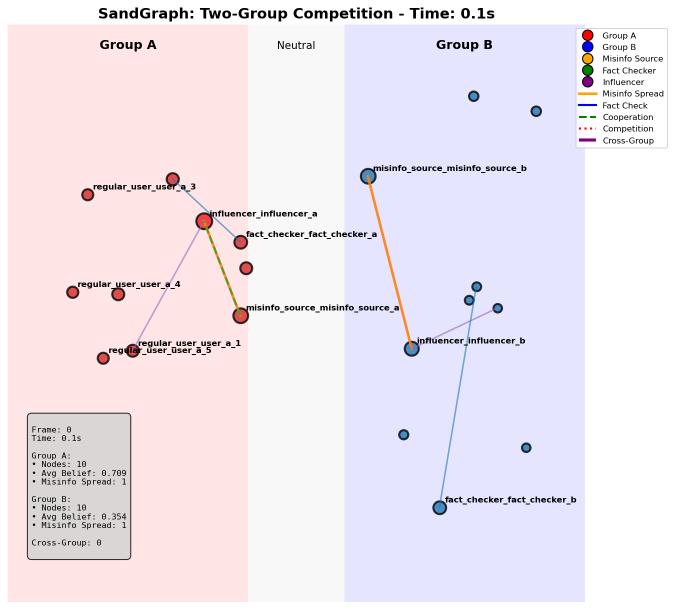
#> input picture visualization_outputs/timesteps/timestep_0000.png, 1349 x 1219 px (shown at 1/2 size); its folder holds 4 pictures in this run
$ python create_animation_gif.py
#> lines starting #> are read from the running program, lines starting #| are printed output that depends on the picture
#!/usr/bin/env python3
"""
Create Animation GIF

从保存的时间步PNG图像创建GIF动画
"""

import os
import glob
from pathlib import Path
import imageio
import numpy as np

def create_gif_from_timesteps():
    """从时间步图像创建GIF动画"""
    print("🎬 创建Sandbox-RL动态可视化GIF动画")
    print("=" * 50)

    # 检查时间步图像目录
    timesteps_dir = Path("visualization_outputs/timesteps")

    if not timesteps_dir.exists():
        print("❌ 时间步图像目录不存在")
        return

    # 获取所有时间步PNG文件
    png_files = sorted(timesteps_dir.glob("timestep_*.png"))

    if not png_files:
        print("❌ 没有找到时间步图像文件")
        return

    print(f"📁 找到 {len(png_files)} 个时间步图像")

    # 读取图像
    print("📖 读取图像文件...")
    images = []
    for png_file in png_files:
        try:
            image = imageio.imread(png_file)
#> image is the input picture: shape (1219, 1349, 4); mean R, G, B, A 238.2, 230, 238.6, 255
            images.append(image)
            print(f"  ✅ {png_file.name}")
        except Exception as e:
            print(f"  ❌ {png_file.name}: {e}")
#> pass 2 of the loop in create_gif_from_timesteps, `for png_file in png_files:`:
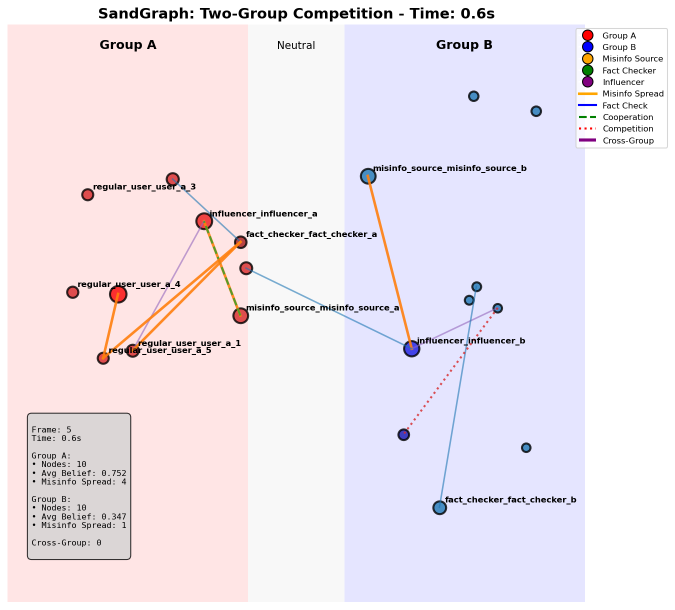
#> input picture visualization_outputs/timesteps/timestep_0005.png, 1349 x 1219 px (shown at 1/2 size)
#> in create_gif_from_timesteps, image is the input picture: shape (1219, 1349, 4); mean R, G, B, A 238.1, 229.7, 238, 255
#> pass 3 of the loop in create_gif_from_timesteps, `for png_file in png_files:`:
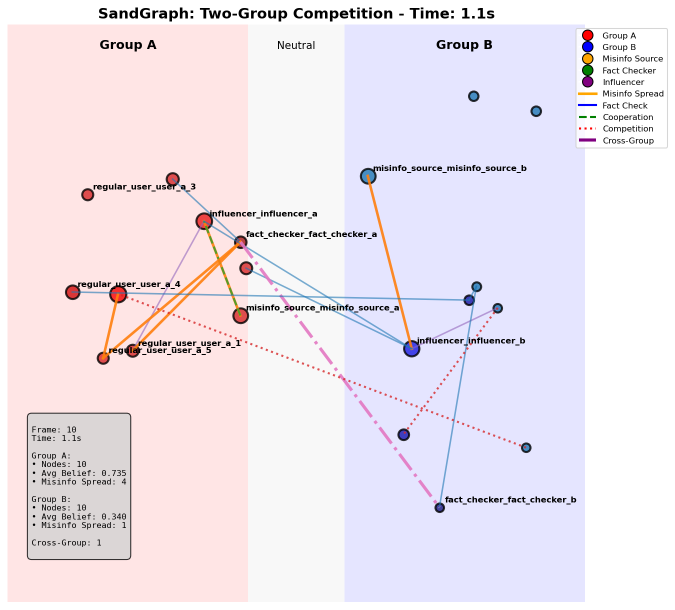
#> input picture visualization_outputs/timesteps/timestep_0010.png, 1349 x 1219 px (shown at 1/2 size)
#> in create_gif_from_timesteps, image is the input picture: shape (1219, 1349, 4); mean R, G, B, A 237.8, 229.2, 237.8, 255
#> the loop made 4 passes; the first 3 are shown

    if not images:
        print("❌ 没有成功读取任何图像")
        return

    # 创建GIF
    gif_path = "visualization_outputs/sandgraph_animation.gif"
    print(f"\n🎬 创建GIF动画: {gif_path}")
#| 🎬 创建GIF动画: visualization_outputs/sandgraph_animation.gif

    try:
        # 使用较慢的帧率以便观察变化
        imageio.mimsave(gif_path, images, fps=1.5, duration=0.67)

        # 获取文件大小
        file_size = Path(gif_path).stat().st_size / (1024 * 1024)
        print(f"✅ GIF创建成功! 文件大小: {file_size:.1f}MB")
        print(f"📊 动画信息:")
        print(f"  - 帧数: {len(images)}")
        print(f"  - 帧率: 1.5 FPS")
        print(f"  - 总时长: {len(images) / 1.5:.1f} 秒")
        print(f"  - 图像尺寸: {images[0].shape[1]}x{images[0].shape[0]}")

    except Exception as e:
        print(f"❌ 创建GIF失败: {e}")
        return

    print(f"\n🎯 GIF动画特性:")
    print("  • 无坐标轴显示")
    print("  • 动态颜色变化")
    print("  • 两组对抗传播")
    print("  • 实时统计信息")
    print("  • 边类型可视化")

    print(f"\n📱 查看GIF:")
    print(f"  open {gif_path}")
    print(f"  或在浏览器中打开: file://{os.path.abspath(gif_path)}")

def create_optimized_gif():
    """创建优化版本的GIF（更小文件大小）"""
    print("\n🔧 创建优化版本GIF...")

    timesteps_dir = Path("visualization_outputs/timesteps")
    png_files = sorted(timesteps_dir.glob("timestep_*.png"))

    if not png_files:
        return

    # 读取图像并调整大小
    images = []
    for png_file in png_files[:20]:  # 只取前20帧以减小文件大小
        try:
            image = imageio.imread(png_file)
            # 调整图像大小
            height, width = image.shape[:2]
#> height = 1219; width = 1349
            new_width = width // 2
#> new_width = 674
            new_height = height // 2
#> new_height = 609
            # 简单的下采样
            image_small = image[::2, ::2, :]
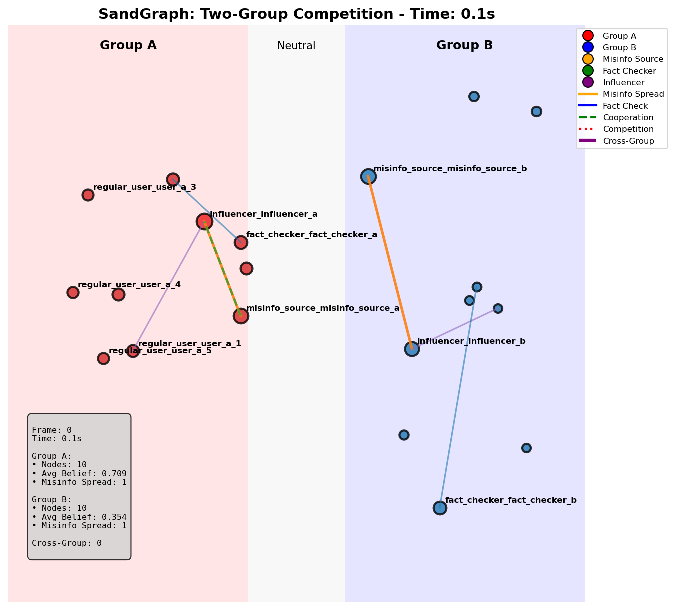
#> image_small: shape (610, 675, 4); mean R, G, B, A 238.3, 230.1, 238.6, 255
            images.append(image_small)
        except Exception as e:
            print(f"  ❌ 处理 {png_file.name}: {e}")
#> pass 2 of the loop in create_optimized_gif, `for png_file in png_files[:20]:`:
#> in create_optimized_gif, `image_small = image[::2, ::2, :]`:
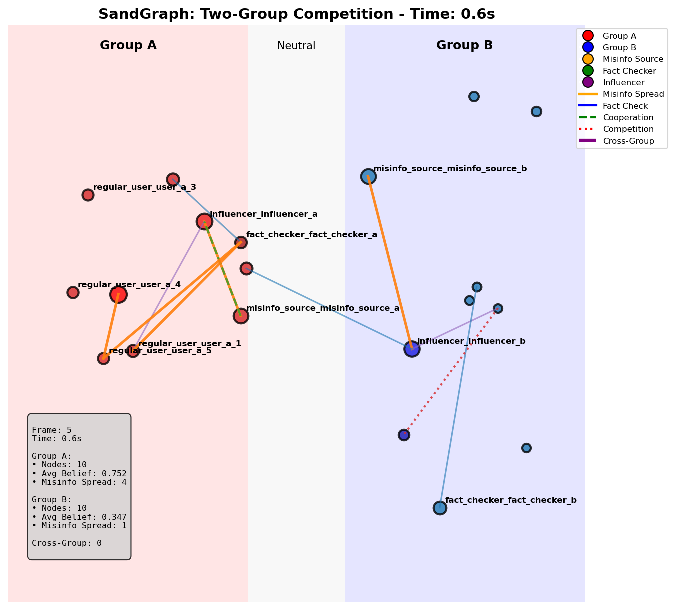
#> image_small: shape (610, 675, 4); mean R, G, B, A 238.2, 229.8, 238.1, 255
#> pass 3 of the loop in create_optimized_gif, `for png_file in png_files[:20]:`:
#> in create_optimized_gif, `image_small = image[::2, ::2, :]`:
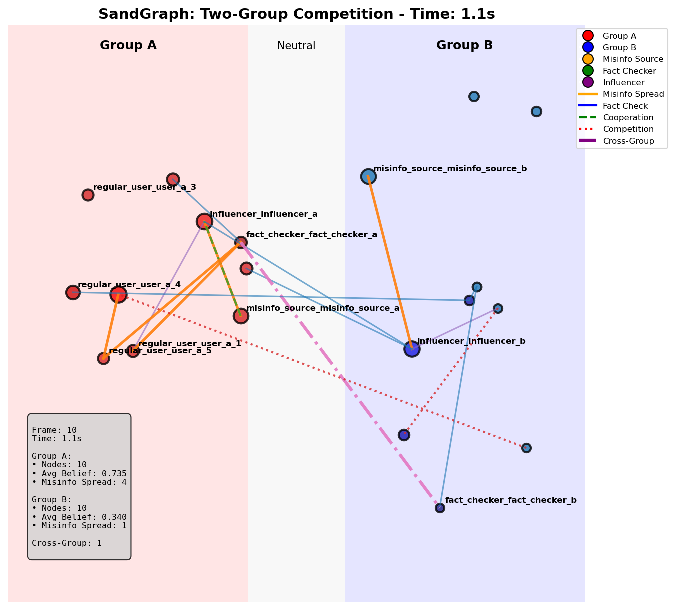
#> image_small: shape (610, 675, 4); mean R, G, B, A 237.9, 229.3, 237.8, 255
#> the loop made 4 passes; the first 3 are shown

    if images:
        optimized_gif_path = "visualization_outputs/sandgraph_animation_optimized.gif"
        try:
            imageio.mimsave(optimized_gif_path, images, fps=2.0, duration=0.5)
            file_size = Path(optimized_gif_path).stat().st_size / (1024 * 1024)
            print(f"✅ 优化GIF创建成功! 文件大小: {file_size:.1f}MB")
        except Exception as e:
            print(f"❌ 创建优化GIF失败: {e}")

def main():
    """主函数"""
    print("🚀 Sandbox-RL动态可视化GIF生成器")
    print("=" * 60)

    # 检查依赖
    try:
        import imageio
        print("✅ imageio库可用")
    except ImportError:
        print("❌ 需要安装imageio库: pip install imageio")
        return

    # 创建标准GIF
    create_gif_from_timesteps()

    # 创建优化版本
    create_optimized_gif()

    print(f"\n🎉 GIF生成完成!")
    print("所有GIF文件已保存到 visualization_outputs/ 目录")

if __name__ == "__main__":
    main()
